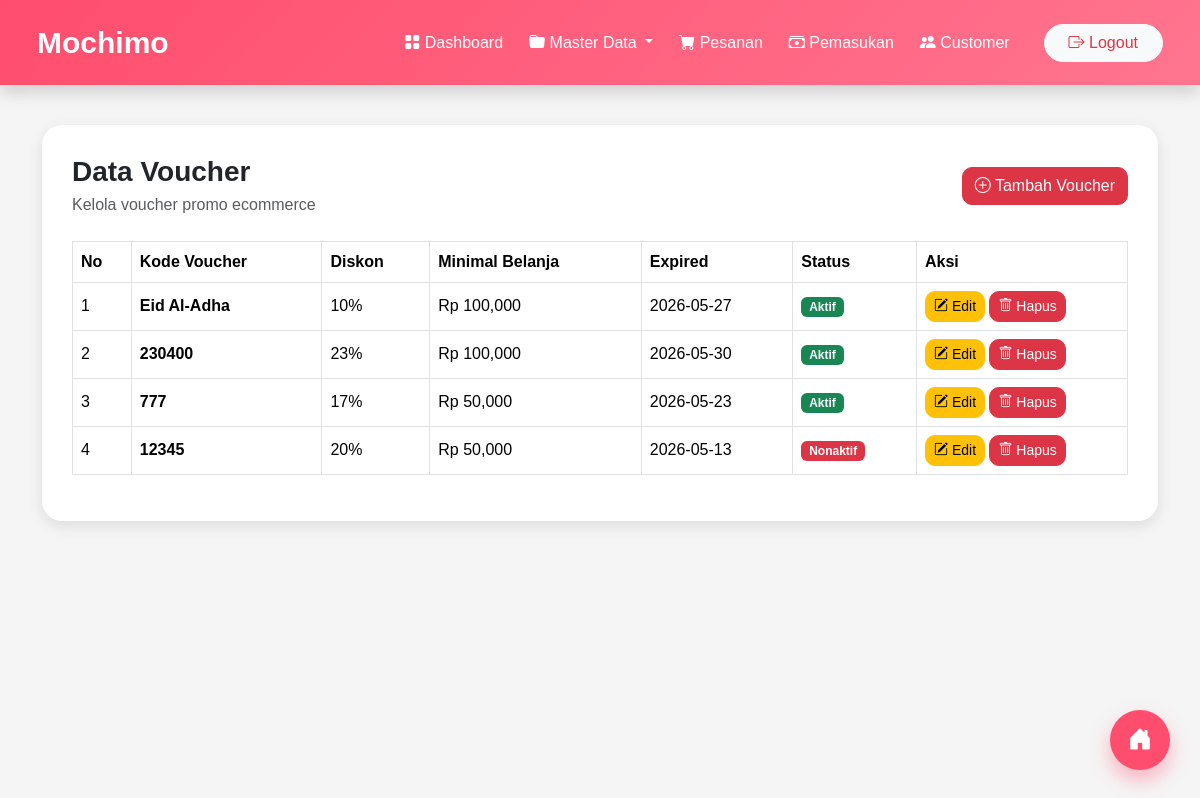
Screenshot of /admin/voucher.php with the database file from the repository.
### tables this page shows
CREATE TABLE `voucher` (
  `id_voucher` int NOT NULL,
  `kode_voucher` varchar(50) DEFAULT NULL,
  `diskon` int DEFAULT NULL,
  `minimal_belanja` int DEFAULT NULL,
  `expired` date DEFAULT NULL,
  `status` enum('aktif','nonaktif') DEFAULT 'aktif'
);

### admin/voucher.php (the view, shortened to what this page needs)
<?php
include 'koneksi.php';
$query = mysqli_query(
    $conn,
    "SELECT * FROM voucher ORDER BY id_voucher DESC"
);
?>
<!DOCTYPE html>
<html lang="id">
<head>
    <link
        href="https://cdn.jsdelivr.net/npm/bootstrap@5.3.3/dist/css/bootstrap.min.css"
        rel="stylesheet"
    >
    <link
        rel="stylesheet"
        href="https://cdn.jsdelivr.net/npm/bootstrap-icons@1.11.3/font/bootstrap-icons.min.css"
    >
</head>
<body>
<a href="dashboard.php" class="fab-dashboard" title="Kembali ke Dashboard">
    <i class="bi bi-house-door-fill" style="font-size: 24px;"></i>
</a>
<nav class="navbar navbar-expand-lg navbar-dark shadow">
    <div class="container-fluid">
        <a class="navbar-brand text-white" href="#">
            Mochimo
        </a>
        <div class="collapse navbar-collapse" id="navbarAdmin">
            <ul class="navbar-nav ms-auto align-items-lg-center">
                <li class="nav-item">
                    <a class="nav-link active" href="dashboard.php">
                        <i class="bi bi-grid-fill"></i>
                        Dashboard
                    </a>
                </li>
                <li class="nav-item dropdown">
                    <a
                        class="nav-link dropdown-toggle"
                        href="#"
                        role="button"
                        data-bs-toggle="dropdown"
                    >
                        <i class="bi bi-folder-fill"></i>
                        Master Data
                    </a>
                </li>
                <li class="nav-item">
                    <a class="nav-link" href="pesanan.php">
                        <i class="bi bi-cart-fill"></i>
                        Pesanan
                    </a>
                </li>
                <li class="nav-item">
                    <a class="nav-link"
                    href="pemasukan.php">
                        <i class="bi bi-cash-stack"></i>
                        Pemasukan
                    </a>
                </li>
                <li class="nav-item">
                    <a class="nav-link" href="customer.php">
                        <i class="bi bi-people-fill"></i>
                        Customer
                    </a>
                </li>
                <li class="nav-item ms-lg-3">
                    <a href="logout.php"
                        class="btn btn-light text-danger rounded-pill px-4">
                        <i class="bi bi-box-arrow-right"></i>
                        Logout
                    </a>
                </li>
            </ul>
        </div>
    </div>
</nav>
<div class="container">
    <div class="container-box">
        <div class="d-flex justify-content-between align-items-center mb-4">
            <div>
                <h3 class="fw-bold mb-1">
                    Data Voucher
                </h3>
                <p class="text-muted mb-0">
                    Kelola voucher promo ecommerce
                </p>
            </div>
            <a
                href="tambah_voucher.php"
                class="btn btn-danger"
            >
                <i class="bi bi-plus-circle"></i>
                Tambah Voucher
            </a>
        </div>
        <div class="table-responsive">
            <table class="table table-bordered table-hover align-middle">
                <thead>
                    <tr>
                        <th>No</th>
                        <th>Kode Voucher</th>
                        <th>Diskon</th>
                        <th>Minimal Belanja</th>
                        <th>Expired</th>
                        <th>Status</th>
                        <th width="20%">Aksi</th>
                    </tr>
                </thead>
                <tbody>
                    <?php
                    $no = 1;
                    while($data = mysqli_fetch_assoc($query)) :
                    ?>
                    <tr>
                        <td>
                            <?php echo $no++; ?>
                        </td>
                        <td>
                            <strong>
                                <?php echo $data['kode_voucher']; ?>
                            </strong>
                        </td>
                        <td>
                            <?php echo $data['diskon']; ?>%
                        </td>
                        <td>
                            Rp <?php echo number_format($data['minimal_belanja']); ?>
                        </td>
                        <td>
                            <?php echo $data['expired']; ?>
                        </td>
                        <td>
                            <?php if($data['status'] == 'aktif') : ?>
                                <span class="badge bg-success">
                                    Aktif
                                </span>
                            <?php else : ?>
                                <span class="badge bg-danger">
                                    Nonaktif
                                </span>
                            <?php endif; ?>
                        </td>
                        <td>
                            <a
                                href="edit_voucher.php?id=<?php echo $data['id_voucher']; ?>"
                                class="btn btn-warning btn-sm"
                            >
                                <i class="bi bi-pencil-square"></i>
                                Edit
                            </a>
                            <a
                                href="hapus_voucher.php?id=<?php echo $data['id_voucher']; ?>"
                                class="btn btn-danger btn-sm"
                                onclick="return confirm('Yakin ingin menghapus voucher ini?')"
                            >
                                <i class="bi bi-trash"></i>
                                Hapus
                            </a>
                        </td>
                    </tr>
                    <?php endwhile; ?>
                </tbody>
            </table>
        </div>
    </div>
</div>
</body>
</html>

### admin/voucher.php (style rules this page uses)
body { background: #f5f5f5; font-family: Arial, sans-serif; }
.navbar { background: linear-gradient(135deg, #ff4d6d, #ff758f); padding: 15px 25px; }
.navbar-brand { font-size: 30px; font-weight: bold; }
.nav-link { color: white !important; margin-right: 10px; font-weight: 500; }
.container-box { background: white; padding: 30px; border-radius: 20px; margin-top: 40px; box-shadow: 0 5px 15px rgba(0,0,0,0.1); }
.table thead { background: #ff4d6d; color: white; }
.btn { border-radius: 10px; }
.fab-dashboard { position: fixed; bottom: 30px; right: 30px; width: 60px; height: 60px; background: #ff4d6d; color: white; border-radius: 50%; display: flex; align-items: center; justify-content: center; box-shadow: 0 10px 20px rgba(255, 77, 109, 0.4); z-index: 9999; text-decoration: none; transition: 0.3s; }

### rows the page displays
voucher: kode_voucher "Eid Al-Adha", diskon "10", minimal_belanja "100,000", expired "2026-05-27", status "Aktif"
voucher: kode_voucher "230400", diskon "23", minimal_belanja "100,000", expired "2026-05-30", status "Aktif"
voucher: kode_voucher "777", diskon "17", minimal_belanja "50,000", expired "2026-05-23", status "Aktif"
voucher: kode_voucher "12345", diskon "20", minimal_belanja "50,000", expired "2026-05-13", status "Nonaktif"
